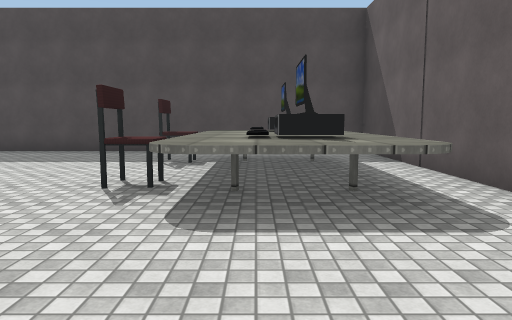
View 1 (above)

24 first-person views from a walk through a Unity game level. The camera is 1.4 m above the floor, tilts 6° down and sees 70° across. The floor is counted in squares, 2 m on a side. Each view is taken from the middle of a square. On the plan, view 1 faces up. The plan holds only what a view shows up to about 11 squares ahead; the rest is blank. The place goes on beyond the plan. Some surface patterns are stand-ins.

View 2
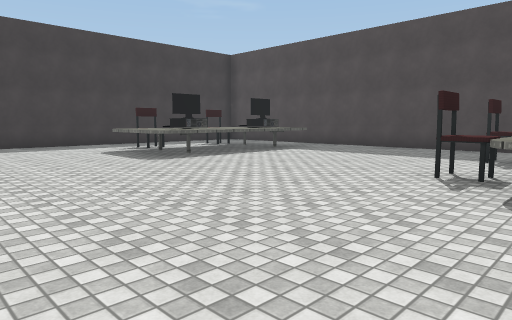

View 3
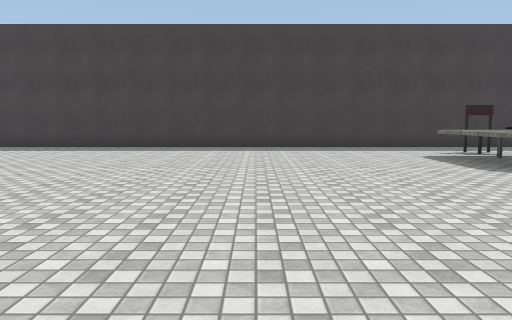

View 4
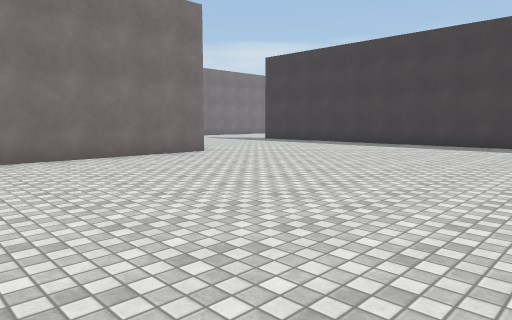

View 5
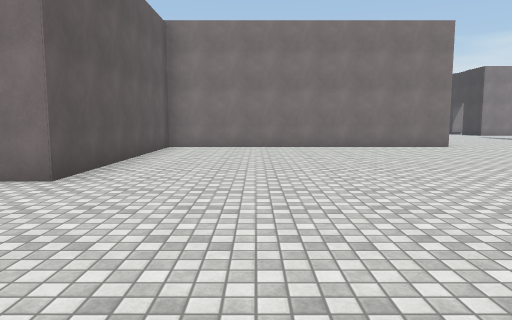

View 6
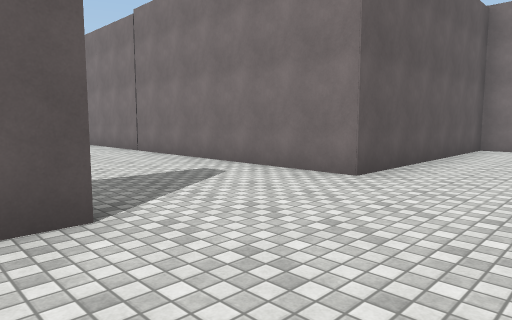

View 7
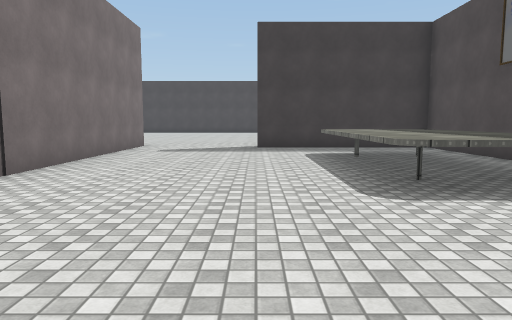

View 8
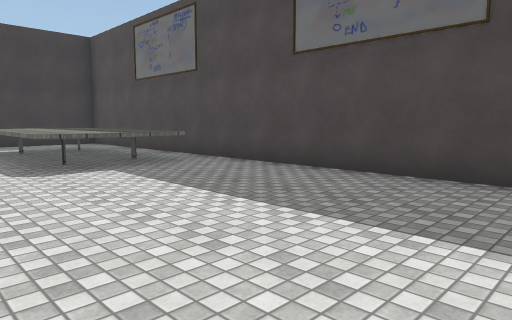

View 9
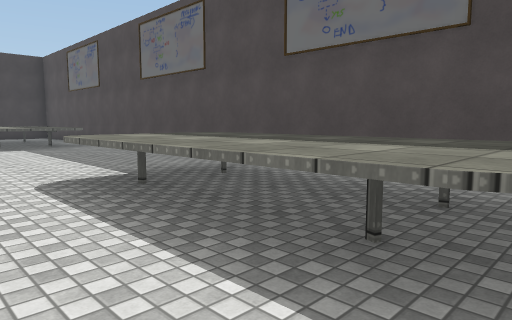

View 10
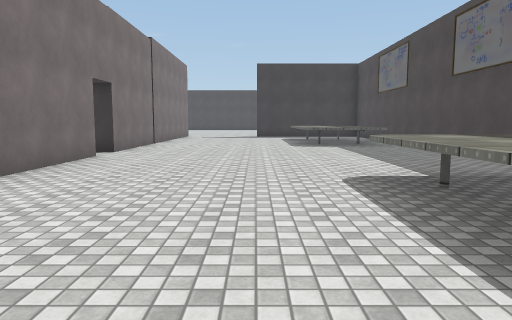

View 11
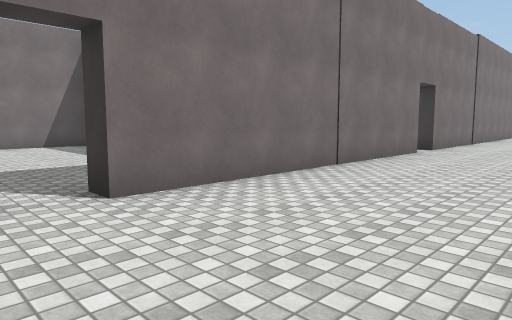

View 12
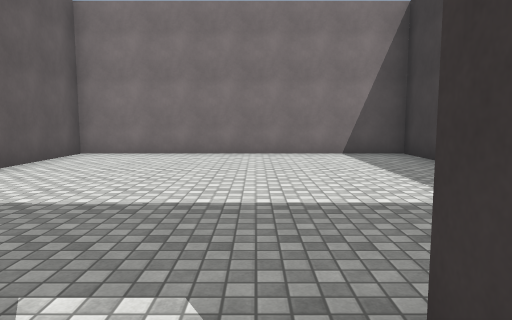

View 13
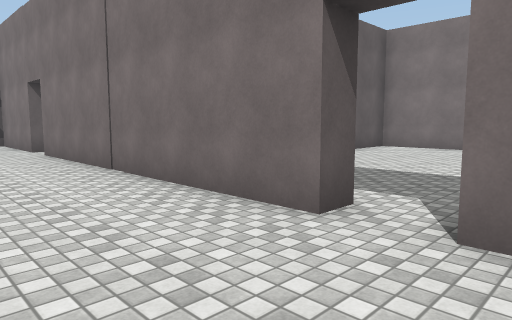

View 14
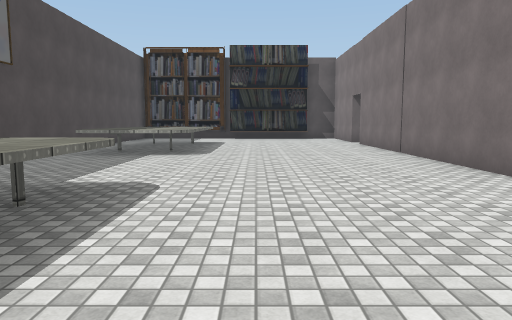

View 15
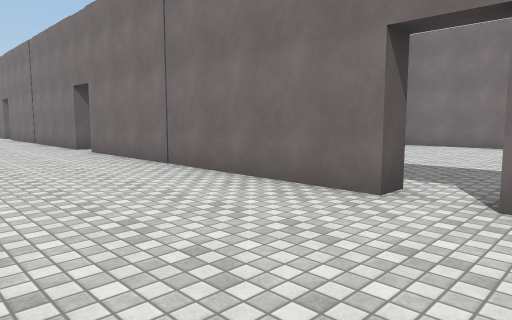

View 16
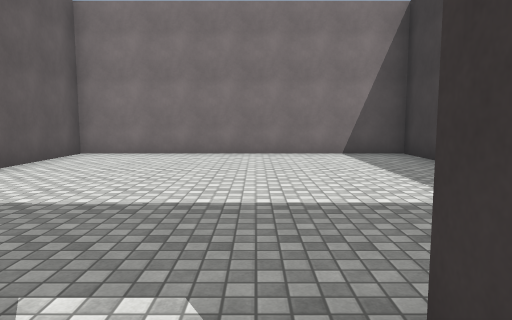

View 17
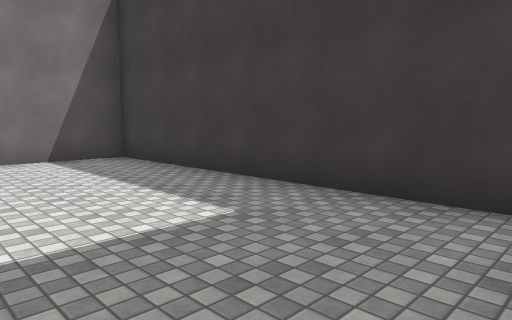

View 18
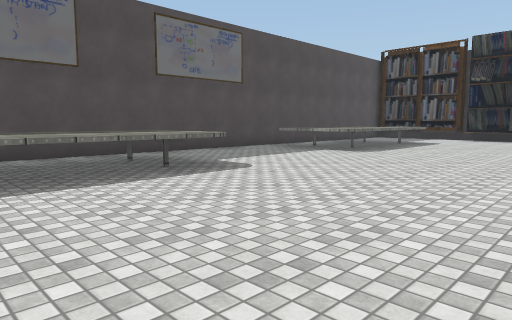

View 19
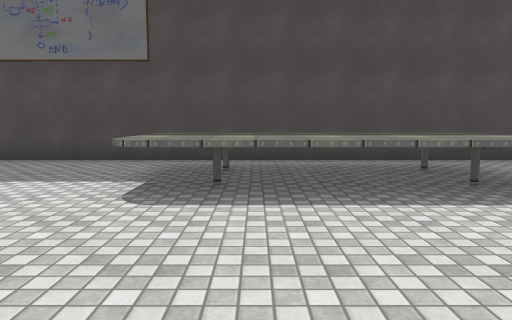

View 20
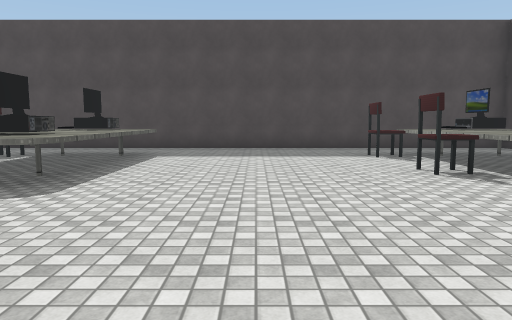

View 21
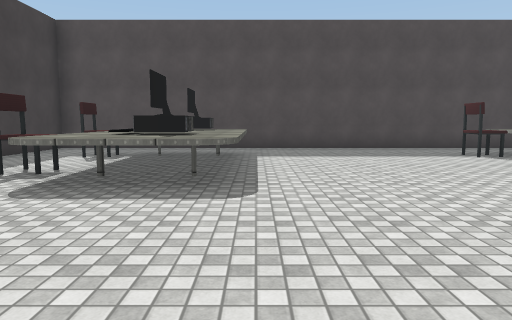

View 22
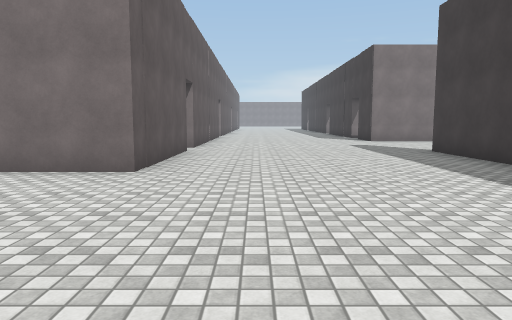

View 23
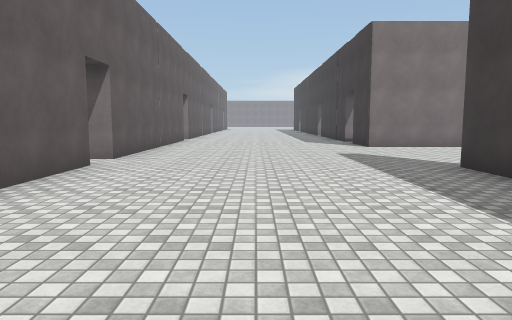

View 24
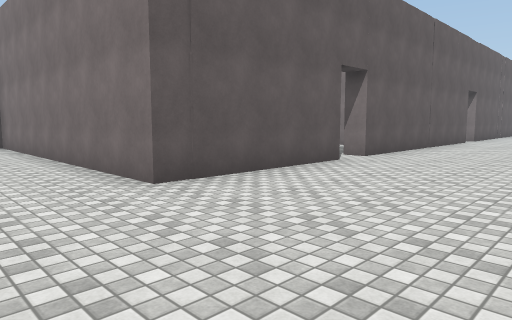

### Floor plan
Key: @ floor where view 1 was taken; # wall or solid block; . floor; ^ raised ledge; C chair; M computer; O other object.
Columns run from 11 left of view 1 to 27 right of it. Each row starts with its distance up from view 1.
  9 ###############
  8 #.............#
  7 #..OM.....COM.#
  6 #.COM.....COM.#########################
  5 #..^^.....^^^.#.^^^^^......^^^^....^^^^
  4 #.COM.....COM.#.^^^^^.....^^^^^^...^^^^
  3 #..^^.....^^^.#.^^^^^.....^^^^^^...^^^^
  2 #.............#........................
  1 #......................................
  0 #..........@...........................
 -1 #......................................
 -2 #......................................
 -3 #.............#########.#######.#######
 -4 #.............#    #......    ....
 -5 #.............#    #......   .....
 -6 #.............#    #.......  ......
 -7 #.............#    #....... .......
 -8 #.....#########    #.......#.......#
 -9 #.....#            #.......#.......#
-10 #.....#            #################
-11 #.....#
-12 ......#
-13 ......#
-14 ......#
-15 ......#
-16 ......#
-17 #.....#

Where each view was taken, in squares from view 1:
view 1: 0 up, 0 right, facing up
view 2: 1 down, 0 right, facing up-left
view 3: 1 down, 1 left, facing left
view 4: 1 down, 0 right, facing down-left
view 5: 2 up, 0 right, facing down
view 6: 2 up, 0 right, facing down-right
view 7: 1 up, 13 right, facing left
view 8: 1 up, 15 right, facing up-left
view 9: 1 up, 20 right, facing up-left
view 10: 1 up, 20 right, facing left
view 11: 1 up, 21 right, facing down-left
view 12: 2 down, 20 right, facing down
view 13: 0 up, 19 right, facing down-right
view 14: 1 up, 16 right, facing right
view 15: 1 up, 11 right, facing down-right
view 16: 2 down, 12 right, facing down
view 17: 3 down, 12 right, facing down-left
view 18: 2 down, 16 right, facing up-right
view 19: 1 down, 25 right, facing up
view 20: 1 down, 4 left, facing up
view 21: 1 down, 6 left, facing up
view 22: 3 down, 7 left, facing down
view 23: 6 down, 8 left, facing down
view 24: 6 down, 9 left, facing down-right
